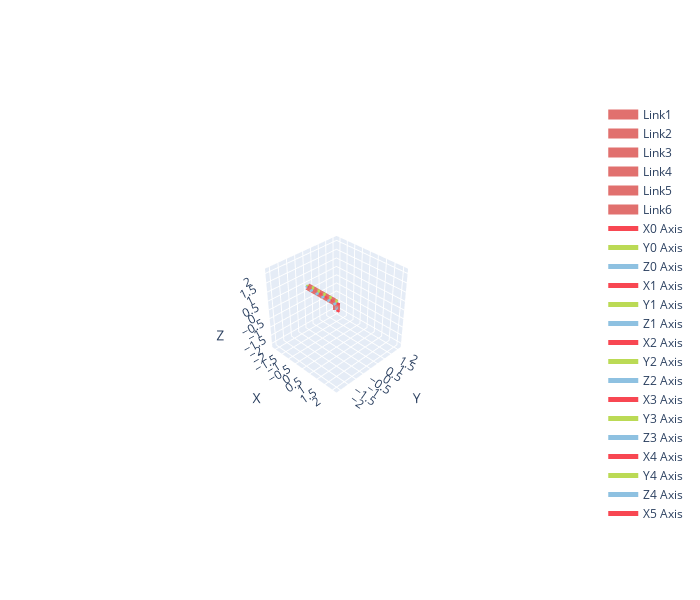

Notebook code for this chart:
### Code cell
robot6 = generic.GenericSix()
robot6.plotly(robot6.qz, fig=go.Figure(), isShow=False)

### Figure 1 — Plotly figure (JSON) as saved in the notebook; plotly's stock layout.template omitted (floating-point values rounded to 4 significant figures)
{"data": [{"line": {"color": "#E1706E", "width": 14}, "mode": "lines", "name": "Link1", "type": "scatter3d", "x": [0.0, 0.0], "y": [0.0, 0.0], "z": [0.0, 0.4]}, {"line": {"color": "#E1706E", "width": 14}, "mode": "lines", "name": "Link2", "type": "scatter3d", "x": [0.0, -0.4], "y": [0.0, 0.0], "z": [0.4, 0.4]}, {"line": {"color": "#E1706E", "width": 14}, "mode": "lines", "name": "Link3", "type": "scatter3d", "x": [-0.4, -0.8], "y": [0.0, 0.0], "z": [0.4, 0.4]}, {"line": {"color": "#E1706E", "width": 14}, "mode": "lines", "name": "Link4", "type": "scatter3d", "x": [-0.8, -1.2], "y": [0.0, 0.0], "z": [0.4, 0.4]}, {"line": {"color": "#E1706E", "width": 14}, "mode": "lines", "name": "Link5", "type": "scatter3d", "x": [-1.2, -1.6], "y": [0.0, 0.0], "z": [0.4, 0.4]}, {"line": {"color": "#E1706E", "width": 14}, "mode": "lines", "name": "Link6", "type": "scatter3d", "x": [-1.6, -2.0], "y": [0.0, 0.0], "z": [0.4, 0.4]}, {"line": {"color": "#F84752", "width": 5}, "mode": "lines", "name": "X0 Axis", "type": "scatter3d", "x": [0, 0.2], "y": [0, 0], "z": [0, 0]}, {"cmax": 1, "cmin": 0, "colorscale": [[0, "#F84752"], [1, "#F84752"]], "showscale": false, "sizemode": "absolute", "sizeref": 0.02, "type": "cone", "u": [1], "v": [0], "w": [0], "x": [0.2], "y": [0], "z": [0]}, {"line": {"color": "#BBDA55", "width": 5}, "mode": "lines", "name": "Y0 Axis", "type": "scatter3d", "x": [0, 0], "y": [0, 0.2], "z": [0, 0]}, {"cmax": 1, "cmin": 0, "colorscale": [[0, "#BBDA55"], [1, "#BBDA55"]], "showscale": false, "sizemode": "absolute", "sizeref": 0.02, "type": "cone", "u": [0], "v": [1], "w": [0], "x": [0], "y": [0.2], "z": [0]}, {"line": {"color": "#8EC1E1", "width": 5}, "mode": "lines", "name": "Z0 Axis", "type": "scatter3d", "x": [0, 0], "y": [0, 0], "z": [0, 0.2]}, {"cmax": 1, "cmin": 0, "colorscale": [[0, "#8EC1E1"], [1, "#8EC1E1"]], "showscale": false, "sizemode": "absolute", "sizeref": 0.02, "type": "cone", "u": [0], "v": [0], "w": [1], "x": [0], "y": [0], "z": [0.2]}, {"line": {"color": "#F84752", "width": 5}, "mode": "lines", "name": "X1 Axis", "type": "scatter3d", "x": [0, 0.2], "y": [0, 0], "z": [0.4, 0.4]}, {"cmax": 1, "cmin": 0, "colorscale": [[0, "#F84752"], [1, "#F84752"]], "showscale": false, "sizemode": "absolute", "sizeref": 0.02, "type": "cone", "u": [1], "v": [0], "w": [0], "x": [0.2], "y": [0], "z": [0.4]}, {"line": {"color": "#BBDA55", "width": 5}, "mode": "lines", "name": "Y1 Axis", "type": "scatter3d", "x": [0, 0], "y": [0, 1.225e-17], "z": [0.4, 0.6]}, {"cmax": 1, "cmin": 0, "colorscale": [[0, "#BBDA55"], [1, "#BBDA55"]], "showscale": false, "sizemode": "absolute", "sizeref": 0.02, "type": "cone", "u": [0], "v": [6.123e-17], "w": [1], "x": [0], "y": [1.225e-17], "z": [0.6]}, {"line": {"color": "#8EC1E1", "width": 5}, "mode": "lines", "name": "Z1 Axis", "type": "scatter3d", "x": [0, 0], "y": [0, -0.2], "z": [0.4, 0.4]}, {"cmax": 1, "cmin": 0, "colorscale": [[0, "#8EC1E1"], [1, "#8EC1E1"]], "showscale": false, "sizemode": "absolute", "sizeref": 0.02, "type": "cone", "u": [0], "v": [-1], "w": [6.123e-17], "x": [0], "y": [-0.2], "z": [0.4]}, {"line": {"color": "#F84752", "width": 5}, "mode": "lines", "name": "X2 Axis", "type": "scatter3d", "x": [-0.4, -0.2], "y": [0, 0], "z": [0.4, 0.4]}, {"cmax": 1, "cmin": 0, "colorscale": [[0, "#F84752"], [1, "#F84752"]], "showscale": false, "sizemode": "absolute", "sizeref": 0.02, "type": "cone", "u": [1], "v": [0], "w": [0], "x": [-0.2], "y": [0], "z": [0.4]}, {"line": {"color": "#BBDA55", "width": 5}, "mode": "lines", "name": "Y2 Axis", "type": "scatter3d", "x": [-0.4, -0.4], "y": [0, 1.225e-17], "z": [0.4, 0.6]}, {"cmax": 1, "cmin": 0, "colorscale": [[0, "#BBDA55"], [1, "#BBDA55"]], "showscale": false, "sizemode": "absolute", "sizeref": 0.02, "type": "cone", "u": [0], "v": [6.123e-17], "w": [1], "x": [-0.4], "y": [1.225e-17], "z": [0.6]}, {"line": {"color": "#8EC1E1", "width": 5}, "mode": "lines", "name": "Z2 Axis", "type": "scatter3d", "x": [-0.4, -0.4], "y": [0, -0.2], "z": [0.4, 0.4]}, {"cmax": 1, "cmin": 0, "colorscale": [[0, "#8EC1E1"], [1, "#8EC1E1"]], "showscale": false, "sizemode": "absolute", "sizeref": 0.02, "type": "cone", "u": [0], "v": [-1], "w": [6.123e-17], "x": [-0.4], "y": [-0.2], "z": [0.4]}, {"line": {"color": "#F84752", "width": 5}, "mode": "lines", "name": "X3 Axis", "type": "scatter3d", "x": [-0.8, -0.6], "y": [0, 0], "z": [0.4, 0.4]}, {"cmax": 1, "cmin": 0, "colorscale": [[0, "#F84752"], [1, "#F84752"]], "showscale": false, "sizemode": "absolute", "sizeref": 0.02, "type": "cone", "u": [1], "v": [0], "w": [0], "x": [-0.6], "y": [0], "z": [0.4]}, {"line": {"color": "#BBDA55", "width": 5}, "mode": "lines", "name": "Y3 Axis", "type": "scatter3d", "x": [-0.8, -0.8], "y": [0, 1.225e-17], "z": [0.4, 0.6]}, {"cmax": 1, "cmin": 0, "colorscale": [[0, "#BBDA55"], [1, "#BBDA55"]], "showscale": false, "sizemode": "absolute", "sizeref": 0.02, "type": "cone", "u": [0], "v": [6.123e-17], "w": [1], "x": [-0.8], "y": [1.225e-17], "z": [0.6]}, {"line": {"color": "#8EC1E1", "width": 5}, "mode": "lines", "name": "Z3 Axis", "type": "scatter3d", "x": [-0.8, -0.8], "y": [0, -0.2], "z": [0.4, 0.4]}, {"cmax": 1, "cmin": 0, "colorscale": [[0, "#8EC1E1"], [1, "#8EC1E1"]], "showscale": false, "sizemode": "absolute", "sizeref": 0.02, "type": "cone", "u": [0], "v": [-1], "w": [6.123e-17], "x": [-0.8], "y": [-0.2], "z": [0.4]}, {"line": {"color": "#F84752", "width": 5}, "mode": "lines", "name": "X4 Axis", "type": "scatter3d", "x": [-1.2, -1.0], "y": [0, 0], "z": [0.4, 0.4]}, {"cmax": 1, "cmin": 0, "colorscale": [[0, "#F84752"], [1, "#F84752"]], "showscale": false, "sizemode": "absolute", "sizeref": 0.02, "type": "cone", "u": [1], "v": [0], "w": [0], "x": [-1.0], "y": [0], "z": [0.4]}, {"line": {"color": "#BBDA55", "width": 5}, "mode": "lines", "name": "Y4 Axis", "type": "scatter3d", "x": [-1.2, -1.2], "y": [0, 1.225e-17], "z": [0.4, 0.6]}, {"cmax": 1, "cmin": 0, "colorscale": [[0, "#BBDA55"], [1, "#BBDA55"]], "showscale": false, "sizemode": "absolute", "sizeref": 0.02, "type": "cone", "u": [0], "v": [6.123e-17], "w": [1], "x": [-1.2], "y": [1.225e-17], "z": [0.6]}, {"line": {"color": "#8EC1E1", "width": 5}, "mode": "lines", "name": "Z4 Axis", "type": "scatter3d", "x": [-1.2, -1.2], "y": [0, -0.2], "z": [0.4, 0.4]}, {"cmax": 1, "cmin": 0, "colorscale": [[0, "#8EC1E1"], [1, "#8EC1E1"]], "showscale": false, "sizemode": "absolute", "sizeref": 0.02, "type": "cone", "u": [0], "v": [-1], "w": [6.123e-17], "x": [-1.2], "y": [-0.2], "z": [0.4]}, {"line": {"color": "#F84752", "width": 5}, "mode": "lines", "name": "X5 Axis", "type": "scatter3d", "x": [-1.6, -1.4], "y": [0, 0], "z": [0.4, 0.4]}, {"cmax": 1, "cmin": 0, "colorscale": [[0, "#F84752"], [1, "#F84752"]], "showscale": false, "sizemode": "absolute", "sizeref": 0.02, "type": "cone", "u": [1], "v": [0], "w": [0], "x": [-1.4], "y": [0], "z": [0.4]}, {"line": {"color": "#BBDA55", "width": 5}, "mode": "lines", "name": "Y5 Axis", "type": "scatter3d", "x": [-1.6, -1.6], "y": [0, 1.225e-17], "z": [0.4, 0.6]}, {"cmax": 1, "cmin": 0, "colorscale": [[0, "#BBDA55"], [1, "#BBDA55"]], "showscale": false, "sizemode": "absolute", "sizeref": 0.02, "type": "cone", "u": [0], "v": [6.123e-17], "w": [1], "x": [-1.6], "y": [1.225e-17], "z": [0.6]}, {"line": {"color": "#8EC1E1", "width": 5}, "mode": "lines", "name": "Z5 Axis", "type": "scatter3d", "x": [-1.6, -1.6], "y": [0, -0.2], "z": [0.4, 0.4]}, {"cmax": 1, "cmin": 0, "colorscale": [[0, "#8EC1E1"], [1, "#8EC1E1"]], "showscale": false, "sizemode": "absolute", "sizeref": 0.02, "type": "cone", "u": [0], "v": [-1], "w": [6.123e-17], "x": [-1.6], "y": [-0.2], "z": [0.4]}, {"line": {"color": "#F84752", "width": 5}, "mode": "lines", "name": "X6 Axis", "type": "scatter3d", "x": [-2, -1.9], "y": [0, 0], "z": [0.4, 0.4]}, {"cmax": 1, "cmin": 0, "colorscale": [[0, "#F84752"], [1, "#F84752"]], "showscale": false, "sizemode": "absolute", "sizeref": 0.01, "type": "cone", "u": [1], "v": [0], "w": [0], "x": [-1.9], "y": [0], "z": [0.4]}, {"line": {"color": "#BBDA55", "width": 5}, "mode": "lines", "name": "Y6 Axis", "type": "scatter3d", "x": [-2, -2], "y": [0, 6.123e-18], "z": [0.4, 0.5]}, {"cmax": 1, "cmin": 0, "colorscale": [[0, "#BBDA55"], [1, "#BBDA55"]], "showscale": false, "sizemode": "absolute", "sizeref": 0.01, "type": "cone", "u": [0], "v": [6.123e-17], "w": [1], "x": [-2], "y": [6.123e-18], "z": [0.5]}, {"line": {"color": "#8EC1E1", "width": 5}, "mode": "lines", "name": "Z6 Axis", "type": "scatter3d", "x": [-2, -2], "y": [0, -0.1], "z": [0.4, 0.4]}, {"cmax": 1, "cmin": 0, "colorscale": [[0, "#8EC1E1"], [1, "#8EC1E1"]], "showscale": false, "sizemode": "absolute", "sizeref": 0.01, "type": "cone", "u": [0], "v": [-1], "w": [6.123e-17], "x": [-2], "y": [-0.1], "z": [0.4]}], "layout": {"height": 600, "scene": {"aspectmode": "cube", "camera": {"center": {"x": 0, "y": 0, "z": 0}, "eye": {"x": 3.059, "y": -3.059, "z": 3.059}, "up": {"x": 0, "y": 0, "z": 1}}, "xaxis": {"nticks": 10, "range": [-2.244, 2.244], "title": {"text": "X"}}, "yaxis": {"nticks": 10, "range": [-2.244, 2.244], "title": {"text": "Y"}}, "zaxis": {"nticks": 10, "range": [-2.244, 2.244], "title": {"text": "Z"}}}, "width": 700}}
